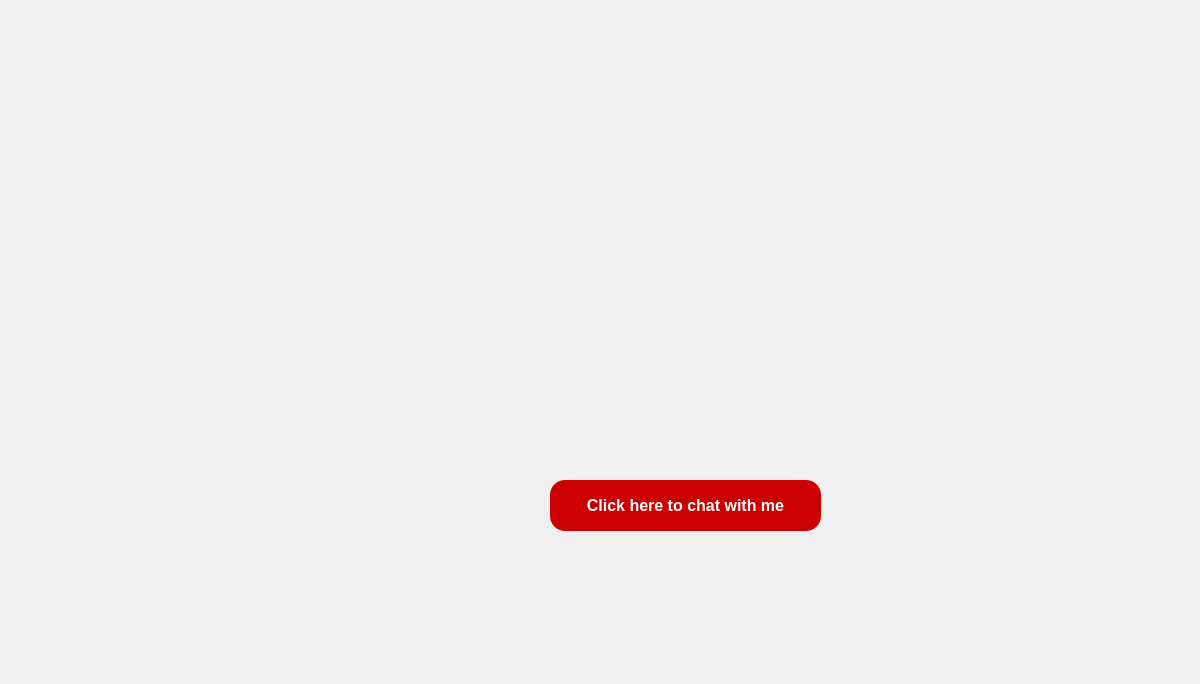
<?xml version="1.0" encoding="UTF-8"?>
<ui version="4.0">
 <class>Dialog</class>
 <widget class="QDialog" name="Dialog">
  <property name="geometry">
   <rect>
    <x>0</x>
    <y>0</y>
    <width>1200</width>
    <height>684</height>
   </rect>
  </property>
  <property name="windowTitle">
   <string>birthday_card</string>
  </property>
  <property name="modal">
   <bool>false</bool>
  </property>
  <widget class="QLabel" name="lb_card">
   <property name="geometry">
    <rect>
     <x>0</x>
     <y>0</y>
     <width>1200</width>
     <height>684</height>
    </rect>
   </property>
   <property name="minimumSize">
    <size>
     <width>1200</width>
     <height>684</height>
    </size>
   </property>
   <property name="text">
    <string/>
   </property>
  </widget>
  <widget class="QPushButton" name="bt_start_chatting">
   <property name="geometry">
    <rect>
     <x>550</x>
     <y>480</y>
     <width>271</width>
     <height>51</height>
    </rect>
   </property>
   <property name="font">
    <font>
     <pointsize>12</pointsize>
     <weight>75</weight>
     <bold>true</bold>
    </font>
   </property>
   <property name="styleSheet">
    <string notr="true">background-color: #C00;
color: white;
padding: 5px 15px;
border-radius: 15px;
outline: 0;
text-transform: uppercase;
cursor: pointer;
box-shadow: 0px 2px 2px gray;
transition: ease background-color 250ms;
</string>
   </property>
   <property name="text">
    <string>Click here to chat with me</string>
   </property>
  </widget>
 </widget>
 <resources/>
 <connections/>
</ui>
